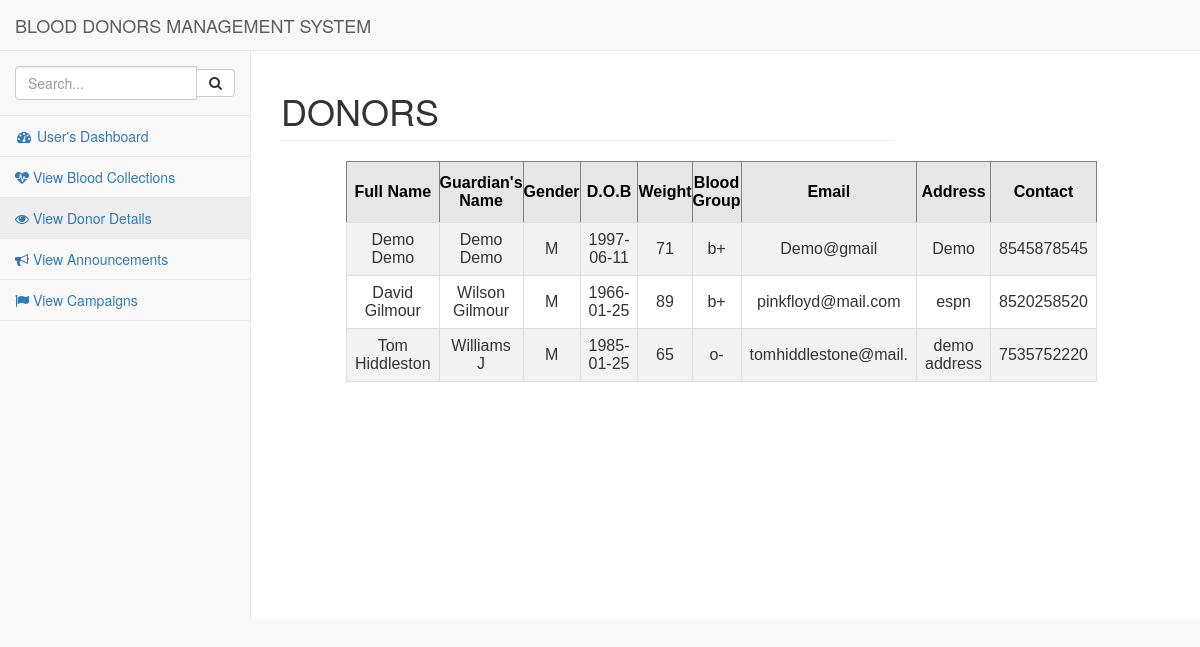
The app's page /userlog/userviewdonor.php, older data.
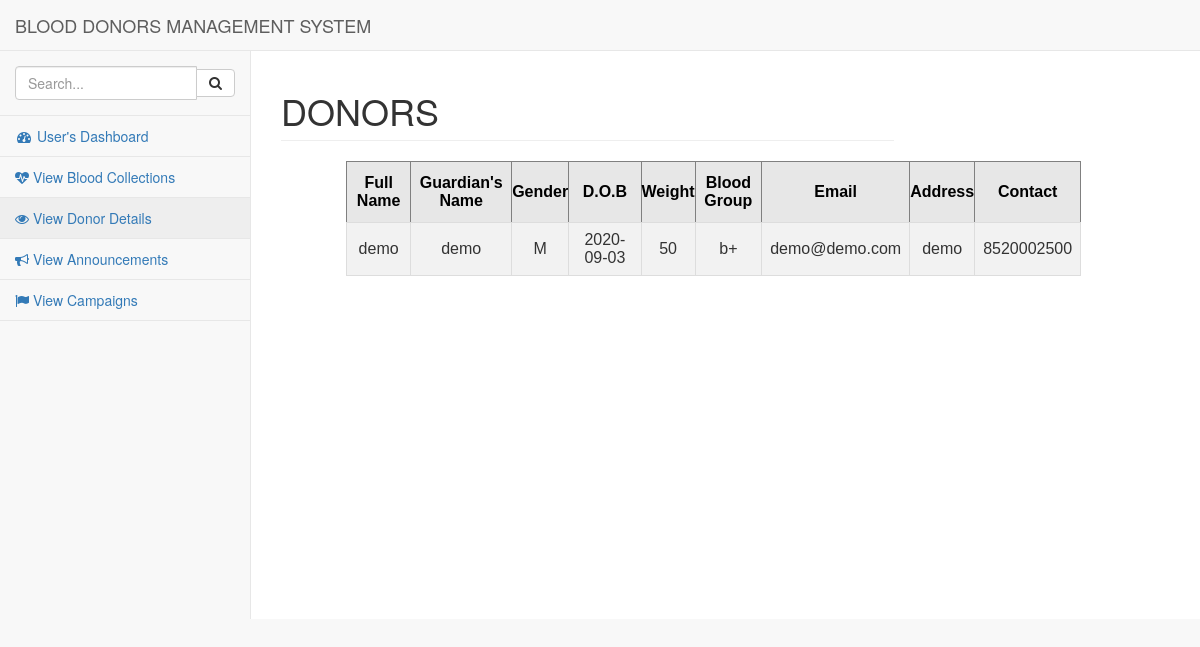
The same page, newer data.
### tables this page shows
CREATE TABLE IF NOT EXISTS `donor` (
`id` int(11) NOT NULL,
  `name` varchar(20) NOT NULL,
  `guardiansname` varchar(20) NOT NULL,
  `gender` varchar(20) NOT NULL,
  `dob` date NOT NULL,
  `weight` int(11) NOT NULL,
  `bloodgroup` varchar(3) NOT NULL,
  `email` varchar(20) NOT NULL,
  `address` varchar(20) NOT NULL,
  `contact` varchar(10) NOT NULL,
  `username` varchar(20) NOT NULL,
  `password` varchar(20) NOT NULL
);

### userlog/userviewdonor.php (the view, shortened to what this page needs)
<html>
<head>
<link href="../vendor/bootstrap/css/bootstrap.min.css" rel="stylesheet">
<link href="../vendor/metisMenu/metisMenu.min.css" rel="stylesheet">
<link href="../dist/css/sb-admin-2.css" rel="stylesheet">
<link href="../vendor/font-awesome/css/font-awesome.min.css" rel="stylesheet" type="text/css">
</head>
<body>
<div id="wrapper">
<nav class="navbar navbar-default navbar-static-top" role="navigation" style="margin-bottom: 0">
    <div class="navbar-header">
        <a class="navbar-brand" href="userdashboard.php">BLOOD DONORS MANAGEMENT SYSTEM</a>
    </div>
    <div class="navbar-default sidebar" role="navigation">
        <div class="sidebar-nav navbar-collapse">
            <ul class="nav" id="side-menu">
                <li class="sidebar-search">
                    <div class="input-group custom-search-form">
                        <input type="text" class="form-control" placeholder="Search...">
                        <span class="input-group-btn">
                        <button class="btn btn-default" type="button">
                            <i class="fa fa-search"></i>
                        </button>
                    </span>
                    </div>
                </li>
                <li>
                            <a href="userdashboard.php"><i class="fa fa-dashboard fa-fw"></i> User's Dashboard</a>
                        </li>
                        <li>
                            <a href="userviewblood.php"><i class="fa fa-heartbeat"></i>  View Blood Collections </a>
                        </li>
                        <li>
                            <a href="userviewdonor.php"><i class="fa fa-edit fa-eye"></i> View Donor Details</a>
                        </li>
                        <li>
                            <a href="userviewannouncement.php"><i class="fa fa-bullhorn"></i> View Announcements </a>
                        </li>
                        <li>
                            <a href="userviewcampaigns.php"><i class="fa fa-flag"></i> View Campaigns </a>
                        </li>
            </ul>
        </div>
        </div>
        </nav>
<div id="page-wrapper">
<div class="row">
<div class="col-lg-12">
                    <h1 class="page-header">DONORS</h1>
                </div>
<?php
include "../pages/dbconnect.php";
$qry="select * from donor";
$result=mysqli_query($conn,$qry);
echo"<table border='1' id='donor'>
<tr>
    <th>Full Name</th>
    <th>Guardian's Name</th>
    <th>Gender</th>
    <th>D.O.B</th>
    <th>Weight</th>
    <th>Blood Group</th>
    <th>Email</th>
    <th>Address</th>
    <th>Contact</th>
</tr>";
while($row=mysqli_fetch_array($result)){
  echo"<tr>
  <td>".$row['name']."</td>
  <td>".$row['guardiansname']."</td>
  <td>".$row['gender']."</td>
  <td>".$row['dob']."</td>
  <td>".$row['weight']."</td>
  <td>".$row['bloodgroup']."</td>
  <td>".$row['email']."</td>
  <td>".$row['address']."</td>
  <td>".$row['contact']."</td>
</tr>";
}
?>
</div>
</div>
</div>
</body>
</html>

Row changes from the older to the newer data that the page shows:
removed donor: name "Demo Demo", guardiansname "Demo Demo", gender "M", dob "1997-06-11", weight "71", bloodgroup "b+", email "Demo@gmail", address "Demo", contact "8545878545"
removed donor: name "David Gilmour", guardiansname "Wilson Gilmour", gender "M", dob "1966-01-25", weight "89", bloodgroup "b+", email "pinkfloyd@mail.com", address "espn", contact "8520258520"
removed donor: name "Tom Hiddleston", guardiansname "Williams J", gender "M", dob "1985-01-25", weight "65", bloodgroup "o-", email "tomhiddlestone@mail.", address "demo address", contact "7535752220"
added donor: name "demo", guardiansname "demo", gender "M", dob "2020-09-03", weight "50", bloodgroup "b+", email "demo@demo.com", address "demo", contact "8520002500"
